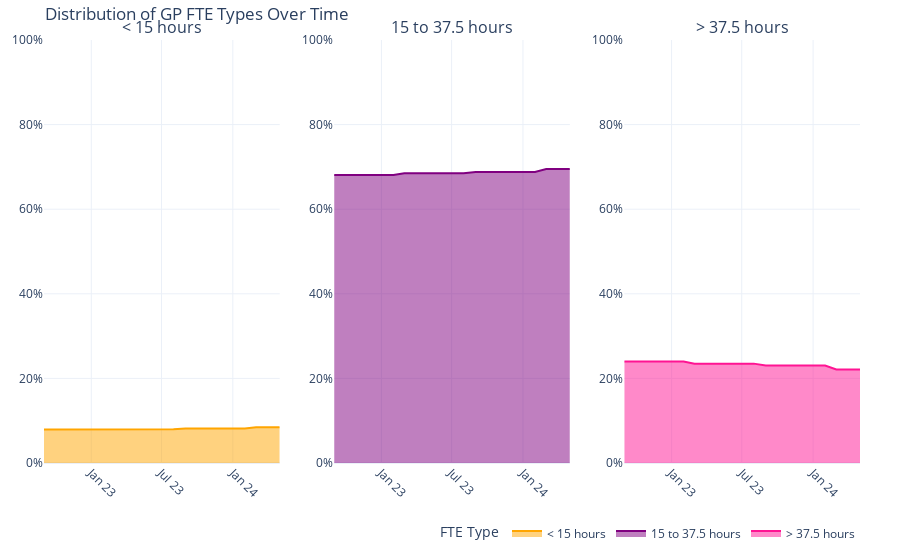

This figure's notebook cell:
### Code cell
# Group by appointment month and calculate mean percentages
fte_grouped = FTE_ar_merge.groupby('appointment_month').agg({
    '<= 0.4 fte %': 'mean',
    '> 0.4 to < 1 fte %': 'mean',
    '>= 1 fte %': 'mean'
}).reset_index()

# Function to convert and validate percentage values
def convert_percentage(value):
    if pd.isna(value):
        return np.nan
    if 0 <= value <= 1:
        return value * 100
    elif 1 < value <= 100:
        return value
    else:
        return np.nan

# Apply the conversion function to the percentage columns
for col in ['<= 0.4 fte %', '> 0.4 to < 1 fte %', '>= 1 fte %']:
    fte_grouped[col] = fte_grouped[col].apply(convert_percentage)

# Create the subplots
fig2_GP1 = make_subplots(
    rows=1, cols=3,
    shared_xaxes=True,
    vertical_spacing=0.1,
    subplot_titles=("< 15 hours", "15 to 37.5 hours", "> 37.5 hours")
)

# Add the first subplot
fig2_GP1.add_trace(go.Scatter(
    x=fte_grouped['appointment_month'], y=fte_grouped['<= 0.4 fte %']/100,
    mode='lines', line=dict(width=2, color='orange'),
    fill='tozeroy',
    name='< 15 hours',
    hoverinfo='x+y'
), row=1, col=1)

# Add the second subplot
fig2_GP1.add_trace(go.Scatter(
    x=fte_grouped['appointment_month'], y=fte_grouped['> 0.4 to < 1 fte %']/100,
    mode='lines', line=dict(width=2, color='purple'),
    fill='tozeroy',
    name='15 to 37.5 hours',
    hoverinfo='x+y'
), row=1, col=2)

# Add the third subplot
fig2_GP1.add_trace(go.Scatter(
    x=fte_grouped['appointment_month'], y=fte_grouped['>= 1 fte %']/100,
    mode='lines', line=dict(width=2, color='deeppink'),
    fill='tozeroy',
    name='> 37.5 hours',
    hoverinfo='x+y'
), row=1, col=3)

# Update layout
fig2_GP1.update_layout(
    title='Distribution of GP FTE Types Over Time',
    legend=dict(title='FTE Type', orientation='h', yanchor='bottom', y=-0.2, xanchor='right', x=1),
    margin=dict(l=40, r=40, t=40, b=40),
    template='plotly_white'
)

# Update y-axes for all subplots
for i in range(1, 4):
    fig2_GP1.update_yaxes(
        tickformat='.0%',
        range=[0, 1],
        row=1, col=i
    )

# Update x-axis
fig2_GP1.update_xaxes(
    tickmode='linear',
    dtick='M6',
    tickformat='%b %y',
    tickangle=45
)

fig2_GP1_html = fig2_GP1.to_html(full_html=False, include_plotlyjs='cdn')

# Show the plot
fig2_GP1.show()

# Print the first few rows of the data to verify
print(fte_grouped.head())

### Figure 1 — Plotly figure (JSON) as saved in the notebook; plotly's stock layout.template omitted (floating-point values rounded to 4 significant figures)
{"data": [{"fill": "tozeroy", "hoverinfo": "x+y", "line": {"color": "orange", "width": 2}, "mode": "lines", "name": "< 15 hours", "type": "scatter", "x": ["2022-09-01T00:00:00", "2022-10-01T00:00:00", "2022-11-01T00:00:00", "2022-12-01T00:00:00", "2023-01-01T00:00:00", "2023-02-01T00:00:00", "2023-03-01T00:00:00", "2023-04-01T00:00:00", "2023-05-01T00:00:00", "2023-06-01T00:00:00", "2023-07-01T00:00:00", "2023-08-01T00:00:00", "2023-09-01T00:00:00", "2023-10-01T00:00:00", "2023-11-01T00:00:00", "2023-12-01T00:00:00", "2024-01-01T00:00:00", "2024-02-01T00:00:00", "2024-03-01T00:00:00", "2024-04-01T00:00:00", "2024-05-01T00:00:00"], "xaxis": "x", "y": [0.07919, 0.07919, 0.07919, 0.07919, 0.07919, 0.07919, 0.07993, 0.07993, 0.07993, 0.07993, 0.07993, 0.07993, 0.08155, 0.08155, 0.08155, 0.08155, 0.08155, 0.08155, 0.0843, 0.0843, 0.0843], "yaxis": "y"}, {"fill": "tozeroy", "hoverinfo": "x+y", "line": {"color": "purple", "width": 2}, "mode": "lines", "name": "15 to 37.5 hours", "type": "scatter", "x": ["2022-09-01T00:00:00", "2022-10-01T00:00:00", "2022-11-01T00:00:00", "2022-12-01T00:00:00", "2023-01-01T00:00:00", "2023-02-01T00:00:00", "2023-03-01T00:00:00", "2023-04-01T00:00:00", "2023-05-01T00:00:00", "2023-06-01T00:00:00", "2023-07-01T00:00:00", "2023-08-01T00:00:00", "2023-09-01T00:00:00", "2023-10-01T00:00:00", "2023-11-01T00:00:00", "2023-12-01T00:00:00", "2024-01-01T00:00:00", "2024-02-01T00:00:00", "2024-03-01T00:00:00", "2024-04-01T00:00:00", "2024-05-01T00:00:00"], "xaxis": "x2", "y": [0.681, 0.681, 0.681, 0.681, 0.681, 0.681, 0.6852, 0.6852, 0.6852, 0.6852, 0.6852, 0.6852, 0.6881, 0.6881, 0.6881, 0.6881, 0.6881, 0.6881, 0.6948, 0.6948, 0.6948], "yaxis": "y2"}, {"fill": "tozeroy", "hoverinfo": "x+y", "line": {"color": "deeppink", "width": 2}, "mode": "lines", "name": "> 37.5 hours", "type": "scatter", "x": ["2022-09-01T00:00:00", "2022-10-01T00:00:00", "2022-11-01T00:00:00", "2022-12-01T00:00:00", "2023-01-01T00:00:00", "2023-02-01T00:00:00", "2023-03-01T00:00:00", "2023-04-01T00:00:00", "2023-05-01T00:00:00", "2023-06-01T00:00:00", "2023-07-01T00:00:00", "2023-08-01T00:00:00", "2023-09-01T00:00:00", "2023-10-01T00:00:00", "2023-11-01T00:00:00", "2023-12-01T00:00:00", "2024-01-01T00:00:00", "2024-02-01T00:00:00", "2024-03-01T00:00:00", "2024-04-01T00:00:00", "2024-05-01T00:00:00"], "xaxis": "x3", "y": [0.2398, 0.2398, 0.2398, 0.2398, 0.2398, 0.2398, 0.2349, 0.2349, 0.2349, 0.2349, 0.2349, 0.2349, 0.2303, 0.2303, 0.2303, 0.2303, 0.2303, 0.2303, 0.2209, 0.2209, 0.2209], "yaxis": "y3"}], "layout": {"annotations": [{"font": {"size": 16}, "showarrow": false, "text": "< 15 hours", "x": 0.1444, "xanchor": "center", "xref": "paper", "y": 1, "yanchor": "bottom", "yref": "paper"}, {"font": {"size": 16}, "showarrow": false, "text": "15 to 37.5 hours", "x": 0.5, "xanchor": "center", "xref": "paper", "y": 1, "yanchor": "bottom", "yref": "paper"}, {"font": {"size": 16}, "showarrow": false, "text": "> 37.5 hours", "x": 0.8556, "xanchor": "center", "xref": "paper", "y": 1, "yanchor": "bottom", "yref": "paper"}], "legend": {"orientation": "h", "title": {"text": "FTE Type"}, "x": 1, "xanchor": "right", "y": -0.2, "yanchor": "bottom"}, "margin": {"b": 40, "l": 40, "r": 40, "t": 40}, "title": {"text": "Distribution of GP FTE Types Over Time"}, "xaxis": {"anchor": "y", "domain": [0, 0.2889], "dtick": "M6", "tickangle": 45, "tickformat": "%b %y", "tickmode": "linear"}, "xaxis2": {"anchor": "y2", "domain": [0.3556, 0.6444], "dtick": "M6", "tickangle": 45, "tickformat": "%b %y", "tickmode": "linear"}, "xaxis3": {"anchor": "y3", "domain": [0.7111, 1], "dtick": "M6", "tickangle": 45, "tickformat": "%b %y", "tickmode": "linear"}, "yaxis": {"anchor": "x", "domain": [0, 1], "range": [0, 1], "tickformat": ".0%"}, "yaxis2": {"anchor": "x2", "domain": [0, 1], "range": [0, 1], "tickformat": ".0%"}, "yaxis3": {"anchor": "x3", "domain": [0, 1], "range": [0, 1], "tickformat": ".0%"}}}
